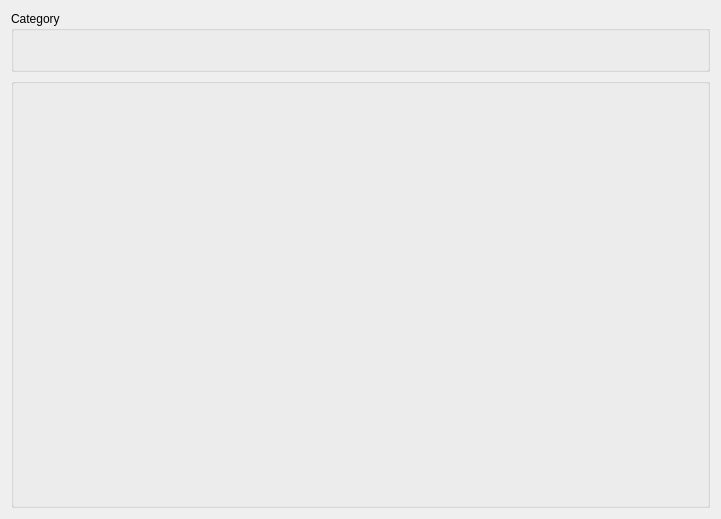
<?xml version="1.0" encoding="UTF-8"?>
<ui version="4.0">
 <class>GlobalConfingWG</class>
 <widget class="QWidget" name="GlobalConfingWG">
  <property name="geometry">
   <rect>
    <x>0</x>
    <y>0</y>
    <width>721</width>
    <height>519</height>
   </rect>
  </property>
  <property name="windowTitle">
   <string>Form</string>
  </property>
  <layout class="QVBoxLayout" name="verticalLayout" stretch="0,1">
   <item>
    <widget class="QGroupBox" name="horizontalLayout">
     <property name="title">
      <string>Category</string>
     </property>
     <layout class="QHBoxLayout" name="config_category_group_layout">
      <item>
       <layout class="QHBoxLayout" name="config_category_group"/>
      </item>
      <item>
       <spacer name="horizontalSpacer">
        <property name="orientation">
         <enum>Qt::Horizontal</enum>
        </property>
        <property name="sizeHint" stdset="0">
         <size>
          <width>40</width>
          <height>20</height>
         </size>
        </property>
       </spacer>
      </item>
     </layout>
    </widget>
   </item>
   <item>
    <widget class="QGroupBox" name="config_display_group">
     <property name="title">
      <string/>
     </property>
     <layout class="QVBoxLayout" name="genreral_tab_layout">
      <property name="leftMargin">
       <number>0</number>
      </property>
      <property name="topMargin">
       <number>0</number>
      </property>
      <property name="rightMargin">
       <number>0</number>
      </property>
      <property name="bottomMargin">
       <number>0</number>
      </property>
     </layout>
    </widget>
   </item>
  </layout>
 </widget>
 <resources/>
 <connections/>
</ui>
